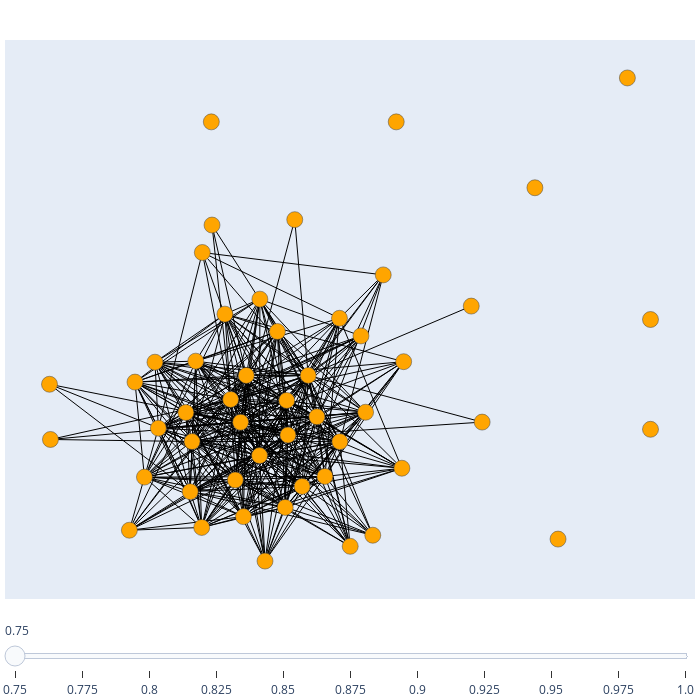

This figure's notebook cell:
### Code cell
def get_interactive_slider_similarity_graph(square_matrix, slider_values, node_text=None, yaxisrange=None, xaxisrange=None):
    
    # Create figure with plotly
    fig = go.Figure()

    # key: slider value
    # value: list of traces to display for that slider value
    slider_dict = {}
    
    # total number of traces
    total_n_traces = 0
    
    # node positions on plot
    #node_pos = None

    # for each possible value in the slider, create and store traces (i.e., plots)
    for i, step_value in enumerate(slider_values):

        # update similarity matrix for the current step
        aux = filter_similarity_matrix_at_step(square_matrix, step_value)

        # create nx graph from sim matrix
        G = nx.to_networkx_graph(aux)
        
        # remove edges for 0 weight (NaN)
        G.remove_edges_from([(a, b) for a, b, attrs in G.edges(data=True) if np.isnan(attrs["weight"])])

        # assign node positions if None
        node_pos = nx.nx_pydot.graphviz_layout(G)

        # populate nodes with meta information
        for node in G.nodes(data=True):
            
            # node position
            node[1]['pos'] = node_pos[node[0]]

            # node color
            node[1]['color'] = "orange"

            # node text on hover if any is specified else is empty
            if node_text is not None:
                node[1]['text'] = node_text[node[0]]
            else:
                node[1]['text'] = ""

        # create edge traces (each edge is a trace, thus this is a list)
        edge_traces = create_edge_trace(G)
      
        # create node trace (a single trace for all nodes, thus it is not a list)
        node_trace = create_node_trace(G) 
    
        # store edge+node traces as single list for the current step value
        slider_dict[step_value] = edge_traces + [node_trace]
        
        # keep count of the total number of traces
        total_n_traces += len(slider_dict[step_value])

        # make sure that the first slider value is active for visualization
        if i == 0:
            for trace in slider_dict[step_value]:
                # make visible
                trace.visible = True

                
    # Create steps objects (one step per step_value)
    steps = []
    for step_value in slider_values:
        
        # count traces before adding new traces
        n_traces_before_adding_new = len(fig.data)
        
        # add new traces
        fig.add_traces(slider_dict[step_value])

        step = dict(
            # update figure when this step is active
            method="update",
            # make all traces invisible
            args=[{"visible": [False] * total_n_traces}],
            # label on the slider
            label=str(round(step_value, 3)),
        )

        # only toggle this step's traces visible, others remain invisible
        n_traces_for_step_value = len(slider_dict[step_value])
        for i in range(n_traces_before_adding_new, n_traces_before_adding_new + n_traces_for_step_value):
            step["args"][0]["visible"][i] = True
        
        # store step object in list of many steps
        steps.append(step)

    # create slider with list of step objects
    slider = [dict(
        active=0,
        steps=steps
    )]

    # add slider to figure and create layout
    fig.update_layout(
        sliders=slider,
        showlegend=False,
        hovermode='closest',
        margin=dict(b=20, l=5, r=5, t=40),
        xaxis=dict(range=xaxisrange, showgrid=False, zeroline=False, showticklabels=False),
        yaxis=dict(range=yaxisrange, showgrid=False, zeroline=False, showticklabels=False),
        width=700, height=700,
    )

    return fig


# define slider steps (i.e., threshold values)
slider_steps = np.arange(0.75, 1.01, 0.025)
    
# get the slider figure
fig = get_interactive_slider_similarity_graph(
    sim_matrix,
    slider_steps,
    node_text = file_names
)

# plot it
fig.show()
